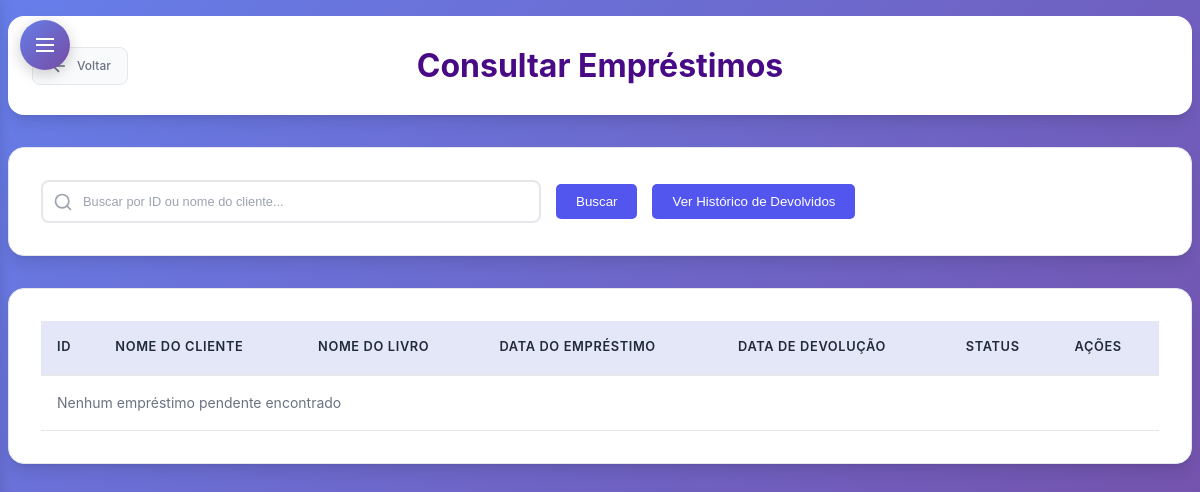
The page /subtelas/consultar_emprestimo.php (signed in) on the database as committed earlier.
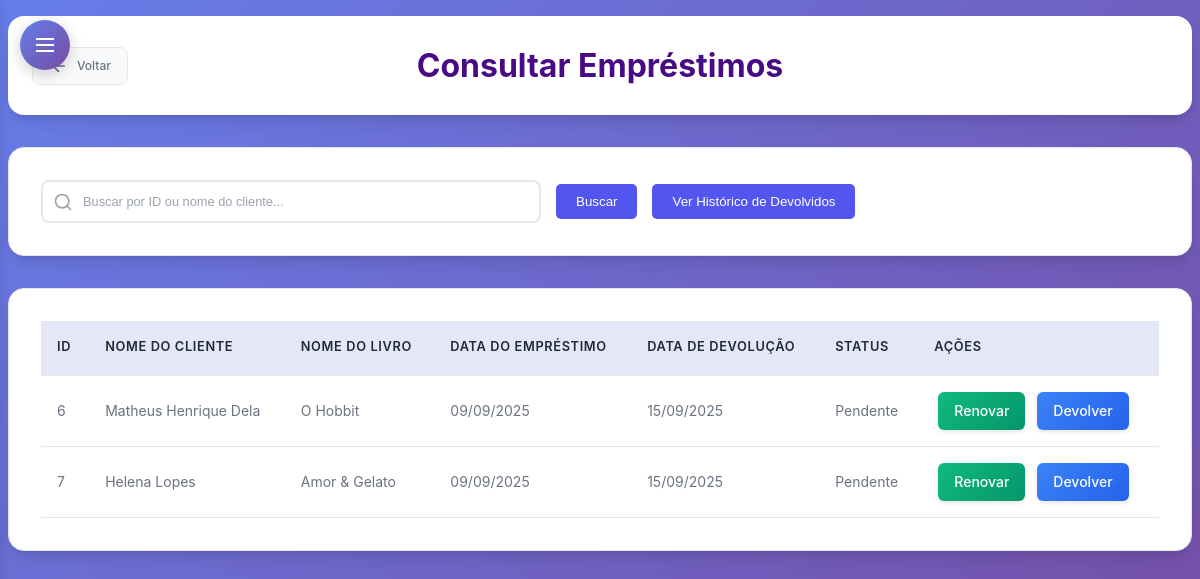
The same page on the database as committed later.
### tables this page shows
CREATE TABLE `emprestimo` (
  `Cod_Emprestimo` int(11) NOT NULL,
  `Cod_Cliente` int(11) NOT NULL,
  `Cod_Livro` int(11) NOT NULL,
  `Data_Emprestimo` date NOT NULL,
  `Data_Devolucao` date NOT NULL,
  `Data_Ultima_Renovacao` date DEFAULT NULL,
  `Status_Emprestimo` enum('Pendente','Devolvido') DEFAULT 'Pendente'
);

CREATE TABLE `cliente` (
  `Cod_Cliente` int(11) NOT NULL,
  `Cod_Perfil` int(11) DEFAULT NULL,
  `Nome` varchar(50) NOT NULL,
  `CPF` varchar(15) NOT NULL,
  `Email` varchar(255) NOT NULL,
  `Sexo` varchar(10) NOT NULL,
  `Nome_Responsavel` varchar(50) DEFAULT NULL,
  `Telefone` varchar(20) NOT NULL,
  `Data_Nascimento` date NOT NULL,
  `CEP` varchar(20) NOT NULL,
  `UF` char(2) NOT NULL,
  `Cidade` varchar(30) NOT NULL,
  `Bairro` varchar(30) NOT NULL,
  `Rua` varchar(40) NOT NULL,
  `Num_Residencia` int(11) NOT NULL,
  `Foto` longblob NOT NULL,
  `status` enum('ativo','inativo') DEFAULT 'ativo'
);

CREATE TABLE `livro` (
  `Cod_Livro` int(11) NOT NULL,
  `Cod_Autor` int(11) DEFAULT NULL,
  `Cod_Editora` int(11) DEFAULT NULL,
  `Cod_Doador` int(11) DEFAULT NULL,
  `Cod_Genero` int(11) DEFAULT NULL,
  `Titulo` varchar(50) NOT NULL,
  `Data_Lancamento` varchar(12) DEFAULT NULL,
  `Data_Registro` varchar(12) DEFAULT NULL,
  `Quantidade` int(11) NOT NULL,
  `Num_Prateleira` char(2) DEFAULT NULL,
  `Foto` longblob NOT NULL,
  `status` enum('ativo','inativo') DEFAULT 'ativo'
);

### subtelas/consultar_emprestimo.php (the view, shortened to what the changed rows need)
  <?php
require_once '../conexao.php';
$emprestimos = [];
$mostrar_inativos = isset($_GET['inativos']) && $_GET['inativos'] === 'true';
try {
    $statusFiltro = $mostrar_inativos ? "e.Status_Emprestimo = 'inativo'" : "e.Status_Emprestimo = 'Pendente'";
    if ($_SERVER["REQUEST_METHOD"] == "POST" && !empty($_POST['busca'])) {
        $busca = trim($_POST['busca']);
        if (is_numeric($busca)) {
            $sql = "SELECT e.Cod_Emprestimo, c.Nome AS Nome_Cliente, l.Titulo AS Nome_Livro,
                           e.Data_Emprestimo, e.Data_Devolucao, e.Status_Emprestimo
                      FROM emprestimo e
                      INNER JOIN cliente c ON e.Cod_Cliente = c.Cod_Cliente
                      INNER JOIN livro l ON e.Cod_Livro = l.Cod_Livro
                      WHERE e.Cod_Emprestimo = :busca AND $statusFiltro
                      ORDER BY e.Data_Emprestimo DESC";
            $stmt = $pdo->prepare($sql);
            $stmt->bindParam(':busca', $busca, PDO::PARAM_INT);
        } else {
            $sql = "SELECT e.Cod_Emprestimo, c.Nome AS Nome_Cliente, l.Titulo AS Nome_Livro,
                           e.Data_Emprestimo, e.Data_Devolucao, e.Status_Emprestimo
                      FROM emprestimo e
                      INNER JOIN cliente c ON e.Cod_Cliente = c.Cod_Cliente
                      INNER JOIN livro l ON e.Cod_Livro = l.Cod_Livro
                      WHERE c.Nome LIKE :busca_nome AND $statusFiltro
                      ORDER BY e.Data_Emprestimo DESC";
            $stmt = $pdo->prepare($sql);
            $stmt->bindValue(':busca_nome', "$busca%", PDO::PARAM_STR);
        }
    } else {
        $sql = "SELECT e.Cod_Emprestimo, c.Nome AS Nome_Cliente, l.Titulo AS Nome_Livro,
                       e.Data_Emprestimo, e.Data_Devolucao, e.Status_Emprestimo
                  FROM emprestimo e
                  INNER JOIN cliente c ON e.Cod_Cliente = c.Cod_Cliente
                  INNER JOIN livro l ON e.Cod_Livro = l.Cod_Livro
                  WHERE $statusFiltro
                  ORDER BY e.Data_Emprestimo DESC";
        $stmt = $pdo->prepare($sql);
    }
    $stmt->execute();
    $emprestimos = $stmt->fetchAll(PDO::FETCH_ASSOC);
} catch (PDOException $e) {
    $erro = "Erro na consulta: " . $e->getMessage();
    $emprestimos = [];
}
?>
<!DOCTYPE html>
<html lang="pt-br">
<head>
  <link rel="stylesheet" type="text/css" href="subtelas_css/consultas.css" />
  <link rel="stylesheet" type="text/css" href="subtelas_css/sidebar-dropdown.css" />
</head>
<body>
  <div class="page-wrapper">
    <header>
      <h1>Consultar Empréstimos</h1>
    </header>
    <nav>
      <table id="funcionarios-table">
        <thead>
          <tr>
            <th>ID</th>
            <th>NOME DO CLIENTE</th>
            <th>NOME DO LIVRO</th>
            <th>DATA DO EMPRÉSTIMO</th>
            <th>DATA DE DEVOLUÇÃO</th>
            <th>STATUS</th>
            <th>AÇÕES</th>
          </tr>
        </thead>
        <tbody>
          <?php if (!empty($emprestimos) && is_array($emprestimos)): ?>
            <?php foreach ($emprestimos as $e): ?>
              <tr>
                <td><?= htmlspecialchars($e['Cod_Emprestimo']) ?></td>
                <td><?= htmlspecialchars($e['Nome_Cliente']) ?></td>
                <td><?= htmlspecialchars($e['Nome_Livro']) ?></td>
                <td><?= date("d/m/Y", strtotime($e['Data_Emprestimo'])) ?></td>
                <td><?= $e['Data_Devolucao'] ? date("d/m/Y", strtotime($e['Data_Devolucao'])) : 'Não devolvido' ?></td>
                <td><?= htmlspecialchars($e['Status_Emprestimo']) ?></td>
                <td>
                  <?php if ($mostrar_inativos): ?>
                    <a href="consultar_emprestimo.php?reativar=<?= $e['Cod_Emprestimo'] ?>&inativos=true" class="btn-action btn-reactivate" title="Reativar" onclick="return confirm('Deseja reativar este empréstimo?')">
                      <svg width="16" height="16" viewBox="0 0 24 24" fill="none" stroke="currentColor" stroke-width="2">
                        <path d="M9 12l2 2 4-4M21 12c0 4.97-4.03 9-9 9s-9-4.03-9-9 4.03-9 9-9 9 4.03 9 9z"/>
                      </svg>
                    </a>
                  <?php else: ?>
                    <a href="renovar_emprestimo.php?id=<?= htmlspecialchars($e['Cod_Emprestimo']) ?>" class="renovar">Renovar</a>
                    <a href="devolver_emprestimo.php?id=<?= htmlspecialchars($e['Cod_Emprestimo']) ?>" class="devolver">Devolver</a>
                  <?php endif; ?>
                </td>
              </tr>
            <?php endforeach; ?>
          <?php else: ?>
              <tr><td colspan="7">Nenhum empréstimo pendente encontrado</td></tr>
          <?php endif; ?>
        </tbody>
      </table>
    </nav>
    </div>
</body>
</html>

Rows that differ between the two databases and show on the page:
added emprestimo: Cod_Emprestimo "6", Cod_Cliente.Nome "Matheus Henrique Dela", Cod_Livro.Titulo "O Hobbit", Data_Emprestimo "09/09/2025", Data_Devolucao "15/09/2025", Status_Emprestimo "Pendente"
added emprestimo: Cod_Emprestimo "7", Cod_Cliente.Nome "Helena Lopes", Cod_Livro.Titulo "Amor & Gelato", Data_Emprestimo "09/09/2025", Data_Devolucao "15/09/2025", Status_Emprestimo "Pendente"
Other text that changed with them:
text no longer shown: "Nenhum empréstimo pendente encontrado"
